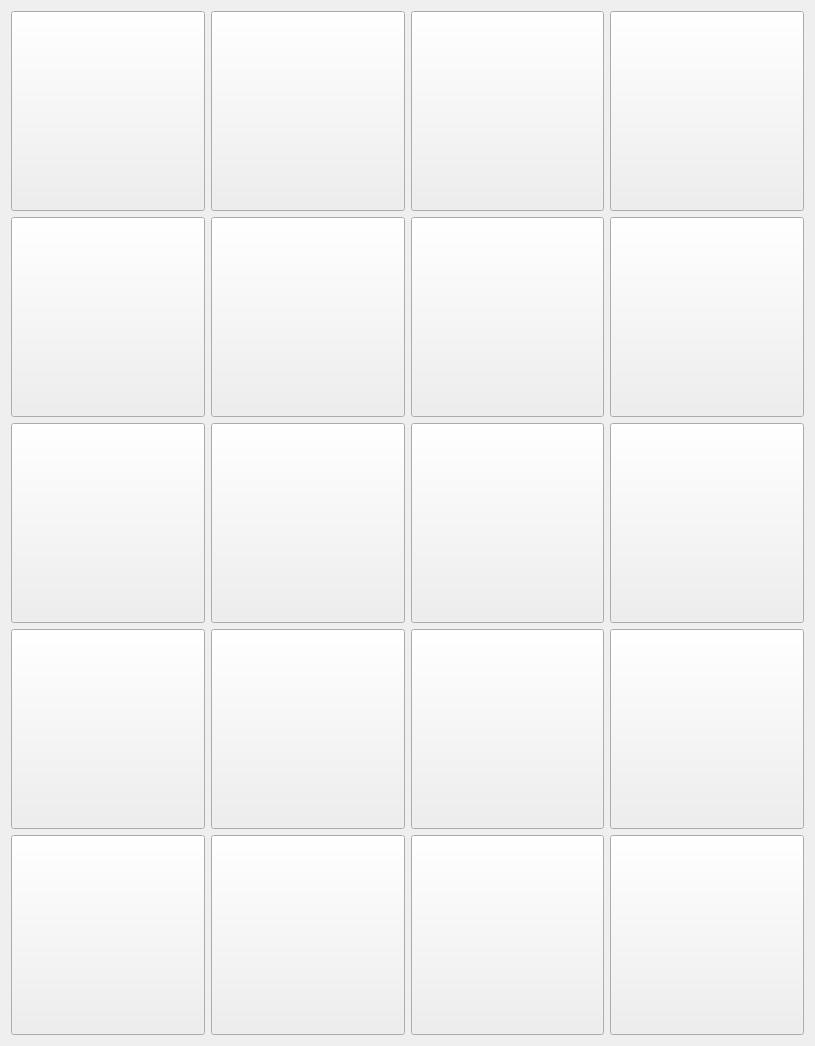
          <widget class="QWidget" name="scrollAreaWidgetContents">
           <property name="geometry">
            <rect>
             <x>0</x>
             <y>0</y>
             <width>815</width>
             <height>1042</height>
            </rect>
           </property>
           <layout class="QGridLayout" name="gridLayout">
            <item row="1" column="2">
             <widget class="QPushButton" name="maleProduct7">
              <property name="minimumSize">
               <size>
                <width>170</width>
                <height>200</height>
               </size>
              </property>
              <property name="text">
               <string/>
              </property>
              <property name="iconSize">
               <size>
                <width>170</width>
                <height>200</height>
               </size>
              </property>
             </widget>
            </item>
            <item row="2" column="3">
             <widget class="QPushButton" name="maleProduct12">
              <property name="minimumSize">
               <size>
                <width>170</width>
                <height>200</height>
               </size>
              </property>
              <property name="text">
               <string/>
              </property>
              <property name="iconSize">
               <size>
                <width>170</width>
                <height>200</height>
               </size>
              </property>
             </widget>
            </item>
            <item row="3" column="2">
             <widget class="QPushButton" name="maleProduct15">
              <property name="minimumSize">
               <size>
                <width>170</width>
                <height>200</height>
               </size>
              </property>
              <property name="text">
               <string/>
              </property>
              <property name="iconSize">
               <size>
                <width>170</width>
                <height>200</height>
               </size>
              </property>
             </widget>
            </item>
            <item row="1" column="0">
             <widget class="QPushButton" name="maleProduct5">
              <property name="minimumSize">
               <size>
                <width>170</width>
                <height>200</height>
               </size>
              </property>
              <property name="text">
               <string/>
              </property>
              <property name="iconSize">
               <size>
                <width>170</width>
                <height>200</height>
               </size>
              </property>
             </widget>
            </item>
            <item row="1" column="3">
             <widget class="QPushButton" name="maleProduct8">
              <property name="minimumSize">
               <size>
                <width>170</width>
                <height>200</height>
               </size>
              </property>
              <property name="text">
               <string/>
              </property>
              <property name="iconSize">
               <size>
                <width>170</width>
                <height>200</height>
               </size>
              </property>
             </widget>
            </item>
            <item row="2" column="2">
             <widget class="QPushButton" name="maleProduct11">
              <property name="minimumSize">
               <size>
                <width>170</width>
                <height>200</height>
               </size>
              </property>
              <property name="text">
               <string/>
              </property>
              <property name="iconSize">
               <size>
                <width>170</width>
                <height>200</height>
               </size>
              </property>
             </widget>
            </item>
            <item row="0" column="2">
             <widget class="QPushButton" name="maleProduct3">
              <property name="minimumSize">
               <size>
                <width>170</width>
                <height>200</height>
               </size>
              </property>
              <property name="text">
               <string/>
              </property>
              <property name="iconSize">
               <size>
                <width>170</width>
                <height>200</height>
               </size>
              </property>
             </widget>
            </item>
            <item row="2" column="0">
             <widget class="QPushButton" name="maleProduct9">
              <property name="minimumSize">
               <size>
                <width>170</width>
                <height>200</height>
               </size>
              </property>
              <property name="text">
               <string/>
              </property>
              <property name="iconSize">
               <size>
                <width>170</width>
                <height>200</height>
               </size>
              </property>
             </widget>
            </item>
            <item row="0" column="0">
             <widget class="QPushButton" name="maleProduct1">
              <property name="minimumSize">
               <size>
                <width>170</width>
                <height>200</height>
               </size>
              </property>
              <property name="text">
               <string/>
              </property>
              <property name="iconSize">
               <size>
                <width>170</width>
                <height>200</height>
               </size>
              </property>
             </widget>
            </item>
            <item row="3" column="3">
             <widget class="QPushButton" name="maleProduct16">
              <property name="minimumSize">
               <size>
                <width>170</width>
                <height>200</height>
               </size>
              </property>
              <property name="text">
               <string/>
              </property>
              <property name="iconSize">
               <size>
                <width>170</width>
                <height>200</height>
               </size>
              </property>
             </widget>
            </item>
            <item row="0" column="3">
             <widget class="QPushButton" name="maleProduct4">
              <property name="minimumSize">
               <size>
                <width>170</width>
                <height>200</height>
               </size>
              </property>
              <property name="text">
               <string/>
              </property>
              <property name="iconSize">
               <size>
                <width>170</width>
                <height>200</height>
               </size>
              </property>
             </widget>
            </item>
            <item row="2" column="1">
             <widget class="QPushButton" name="maleProduct10">
              <property name="minimumSize">
               <size>
                <width>170</width>
                <height>200</height>
               </size>
              </property>
              <property name="text">
               <string/>
              </property>
              <property name="iconSize">
               <size>
                <width>170</width>
                <height>200</height>
               </size>
              </property>
             </widget>
            </item>
            <item row="3" column="1">
             <widget class="QPushButton" name="maleProduct14">
              <property name="minimumSize">
               <size>
                <width>170</width>
                <height>200</height>
               </size>
              </property>
              <property name="text">
               <string/>
              </property>
              <property name="iconSize">
               <size>
                <width>170</width>
                <height>200</height>
               </size>
              </property>
             </widget>
            </item>
            <item row="1" column="1">
             <widget class="QPushButton" name="maleProduct6">
              <property name="minimumSize">
               <size>
                <width>170</width>
                <height>200</height>
               </size>
              </property>
              <property name="text">
               <string/>
              </property>
              <property name="iconSize">
               <size>
                <width>170</width>
                <height>200</height>
               </size>
              </property>
             </widget>
            </item>
            <item row="0" column="1">
             <widget class="QPushButton" name="maleProduct2">
              <property name="minimumSize">
               <size>
                <width>170</width>
                <height>200</height>
               </size>
              </property>
              <property name="text">
               <string/>
              </property>
              <property name="iconSize">
               <size>
                <width>170</width>
                <height>200</height>
               </size>
              </property>
             </widget>
            </item>
            <item row="4" column="1">
             <widget class="QPushButton" name="maleProduct18">
              <property name="minimumSize">
               <size>
                <width>170</width>
                <height>200</height>
               </size>
              </property>
              <property name="text">
               <string/>
              </property>
              <property name="iconSize">
               <size>
                <width>170</width>
                <height>200</height>
               </size>
              </property>
             </widget>
            </item>
            <item row="4" column="2">
             <widget class="QPushButton" name="maleProduct19">
              <property name="minimumSize">
               <size>
                <width>170</width>
                <height>200</height>
               </size>
              </property>
              <property name="text">
               <string/>
              </property>
              <property name="iconSize">
               <size>
                <width>170</width>
                <height>200</height>
               </size>
              </property>
             </widget>
            </item>
            <item row="4" column="3">
             <widget class="QPushButton" name="maleProduct20">
              <property name="minimumSize">
               <size>
                <width>170</width>
                <height>200</height>
               </size>
              </property>
              <property name="text">
               <string/>
              </property>
              <property name="iconSize">
               <size>
                <width>170</width>
                <height>200</height>
               </size>
              </property>
             </widget>
            </item>
            <item row="4" column="0">
             <widget class="QPushButton" name="maleProduct17">
              <property name="minimumSize">
               <size>
                <width>170</width>
                <height>200</height>
               </size>
              </property>
              <property name="text">
               <string/>
              </property>
              <property name="iconSize">
               <size>
                <width>170</width>
                <height>200</height>
               </size>
              </property>
             </widget>
            </item>
            <item row="3" column="0">
             <widget class="QPushButton" name="maleProduct13">
              <property name="minimumSize">
               <size>
                <width>170</width>
                <height>200</height>
               </size>
              </property>
              <property name="text">
               <string/>
              </property>
              <property name="iconSize">
               <size>
                <width>170</width>
                <height>200</height>
               </size>
              </property>
             </widget>
            </item>
           </layout>
           <zorder>maleProduct5</zorder>
           <zorder>maleProduct3</zorder>
           <zorder>maleProduct7</zorder>
           <zorder>maleProduct8</zorder>
           <zorder>maleProduct4</zorder>
           <zorder>maleProduct6</zorder>
           <zorder>maleProduct1</zorder>
           <zorder>maleProduct2</zorder>
           <zorder>maleProduct10</zorder>
           <zorder>maleProduct9</zorder>
           <zorder>maleProduct11</zorder>
           <zorder>maleProduct12</zorder>
           <zorder>maleProduct14</zorder>
           <zorder>maleProduct15</zorder>
           <zorder>maleProduct16</zorder>
           <zorder>maleProduct18</zorder>
           <zorder>maleProduct19</zorder>
           <zorder>maleProduct20</zorder>
           <zorder>maleProduct17</zorder>
           <zorder>maleProduct13</zorder>
          </widget>
